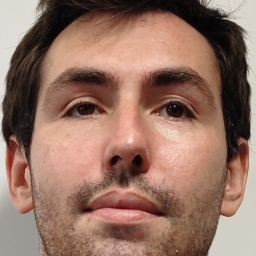
#> input picture ressource/dataset/croppedfaces256/face015.jpg, 256 x 256 px, given in place of face001.jpg, which was not available
$ python resize.py
#> lines starting #> are read from the running program, lines starting #| are printed output that depends on the picture
import cv2


# define a video capture object
#vid = cv2.VideoCapture(0)
face_cascade = cv2.CascadeClassifier('haarcascade_frontalface_default.xml')

#n nombre image
n = 100
for i in range(1,n+1):
    #print(format(i, '03d'))
    frame = cv2.imread('ressource/dataset/croppedfaces256/face'+format(i, '03d')+'.jpg')
#> frame is the input picture: shape (256, 256, 3); mean B, G, R 99.8, 114.5, 148.7

    frame = cv2.resize(frame, (64,64), interpolation = cv2.INTER_AREA)
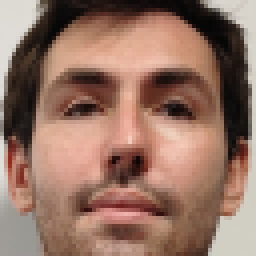
#> frame: shape (64, 64, 3) (shown 4 times larger); mean B, G, R 99.8, 114.5, 148.6
    cv2.imwrite("ressource/dataset/croppedfaces64/face"+format(i, '03d')+".jpg", frame)

    if cv2.waitKey(1) & 0xFF == ord('q'):
#> (key q is pressed here)
        break

$ run again, on ressource/dataset/croppedfaces256/face065.jpg
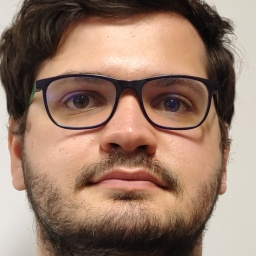
#> input picture ressource/dataset/croppedfaces256/face065.jpg, 256 x 256 px, given in place of face001.jpg, which was not available
#> frame is the input picture: shape (256, 256, 3); mean B, G, R 105.9, 122.9, 152.2
#> `frame = cv2.resize(frame, (64,64), interpolation = cv2.INTER_AREA)`:
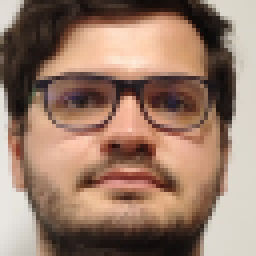
#> frame: shape (64, 64, 3) (shown 4 times larger); mean B, G, R 105.9, 122.9, 152.2

$ run again, on ressource/dataset/croppedfaces256/face074.jpg
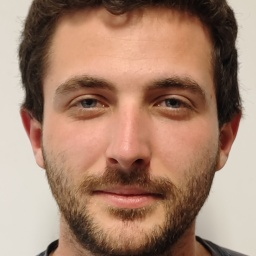
#> input picture ressource/dataset/croppedfaces256/face074.jpg, 256 x 256 px, given in place of face001.jpg, which was not available
#> frame is the input picture: shape (256, 256, 3); mean B, G, R 112, 132, 167.1
#> `frame = cv2.resize(frame, (64,64), interpolation = cv2.INTER_AREA)`:
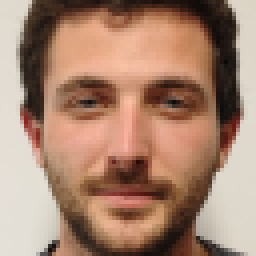
#> frame: shape (64, 64, 3) (shown 4 times larger); mean B, G, R 112, 132, 167.1

$ run again, on ressource/dataset/croppedfaces256/face086.jpg
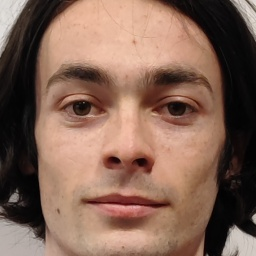
#> input picture ressource/dataset/croppedfaces256/face086.jpg, 256 x 256 px, given in place of face001.jpg, which was not available
#> frame is the input picture: shape (256, 256, 3); mean B, G, R 85.7, 100.7, 131.6
#> `frame = cv2.resize(frame, (64,64), interpolation = cv2.INTER_AREA)`:
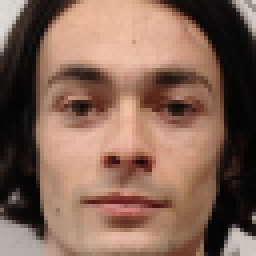
#> frame: shape (64, 64, 3) (shown 4 times larger); mean B, G, R 85.7, 100.7, 131.6
